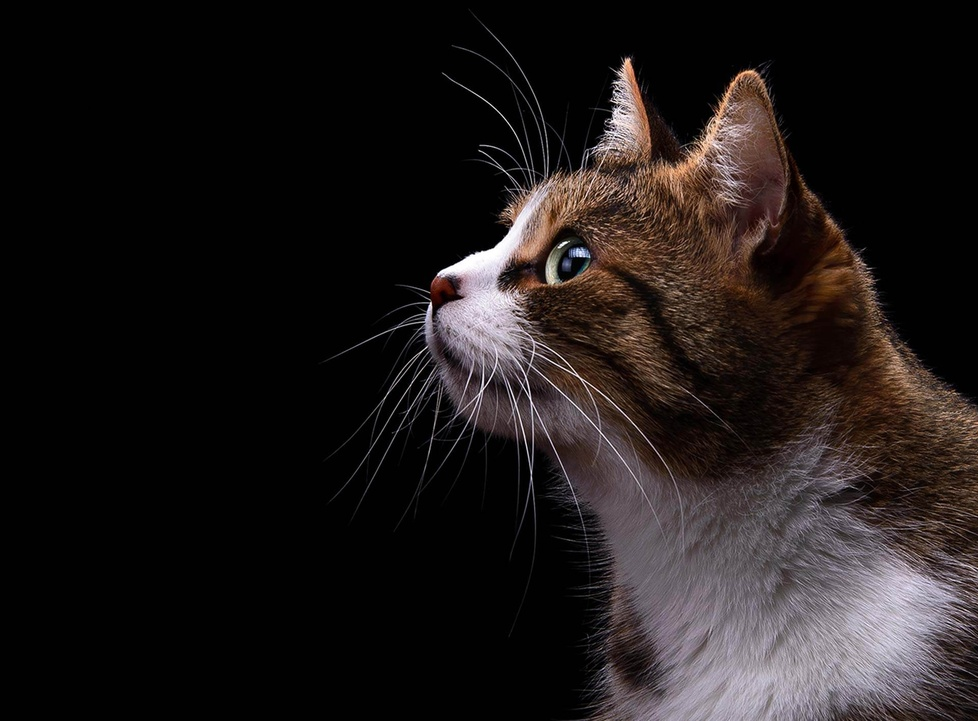
#> input picture reconocimiento/removeBg/cat.jpg, 978 x 721 px, shrunk from 1920 x 1415 before the run
$ python removeBg.py
#> lines starting #> are read from the running program, lines starting #| are printed output that depends on the picture; after the words box and inside, x2 and y2 are one past the last pixel; in counts of white or black regions, pixels touching at a corner belong together
import cv2
import numpy as np

# Cargar la imagen
img = cv2.imread("cat.jpg")
#> img is the input picture: shape (721, 978, 3); mean B, G, R 25.5, 26, 31.2

# Convertir la imagen a escala de grises
gray = cv2.cvtColor(img, cv2.COLOR_BGR2GRAY)
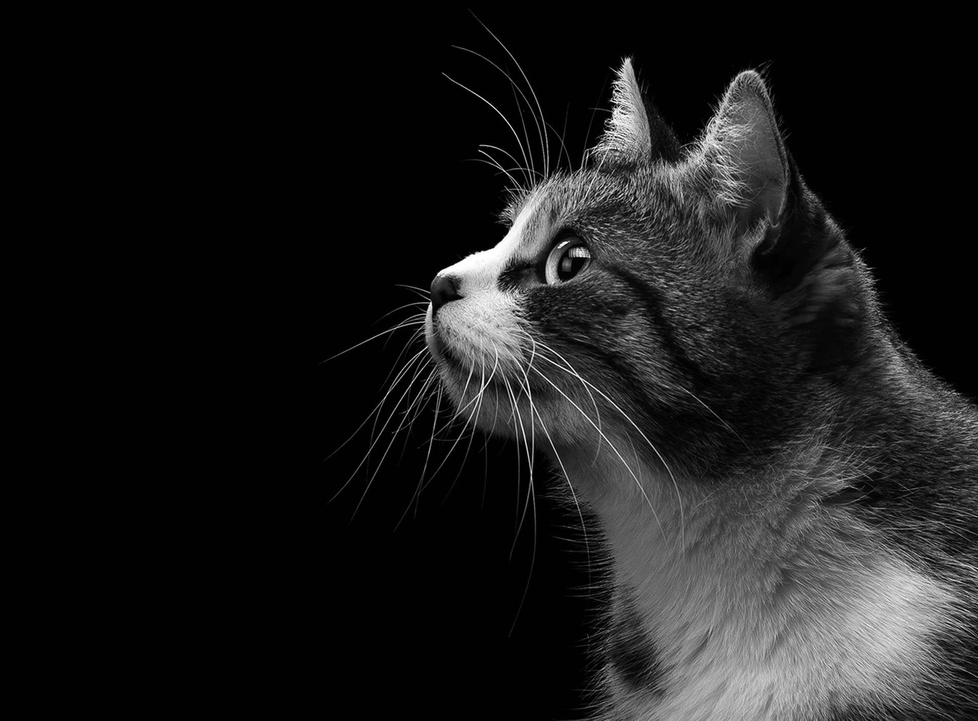
#> gray: shape (721, 978); min 0, max 255, mean 27.5

# Aplicar umbralización para separar el primer plano del fondo
_, thresh = cv2.threshold(gray, 200, 255, cv2.THRESH_BINARY)
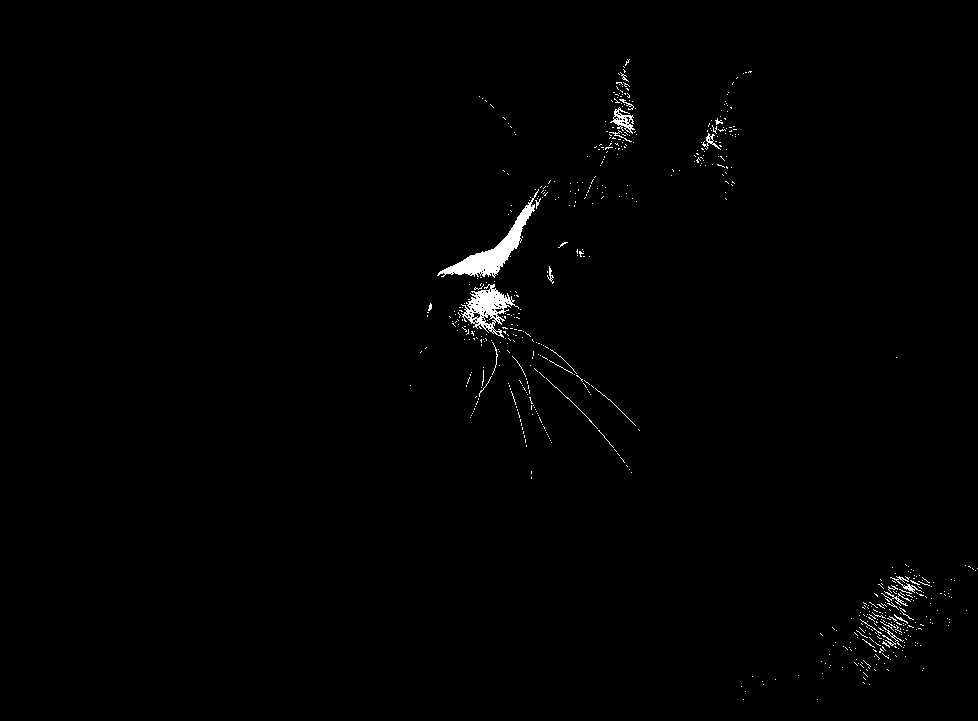
#> thresh: shape (721, 978); 0.81% white; 621 white regions (595 under 20 px), largest, box (x1, y1, x2, y2) and area: (437, 189, 539, 278) 1775, (461, 284, 519, 338) 1199, (610, 107, 635, 134) 255

# Invertir la máscara para que el primer plano sea blanco y el fondo sea negro
mask = cv2.bitwise_not(thresh)

# Crear una imagen con fondo transparente
result = cv2.cvtColor(img, cv2.COLOR_BGR2BGRA)

# Aplicar la máscara al canal alfa para hacer el fondo transparente
result[:, :, 3] = mask
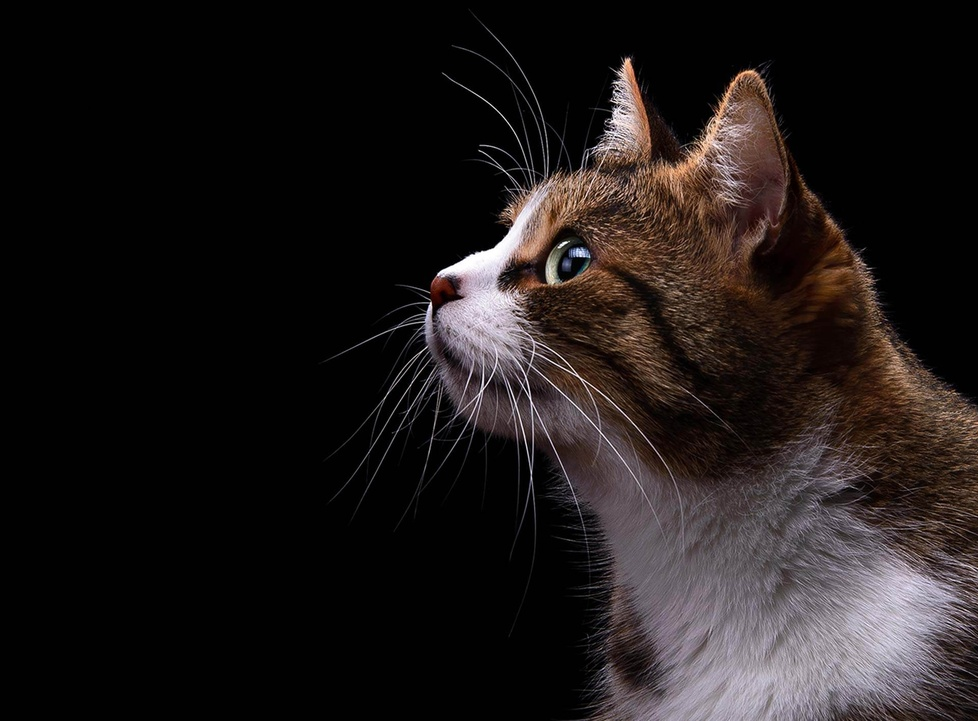
#> result: shape (721, 978, 4); mean B, G, R, A 25.5, 26, 31.2, 252.9

# Guardar la imagen resultante
cv2.imwrite("imagen_sin_fondo.png", result)

# Mostrar la imagen con el fondo eliminado
cv2.imshow("Imagen sin fondo", result)
cv2.waitKey(0)
cv2.destroyAllWindows()
